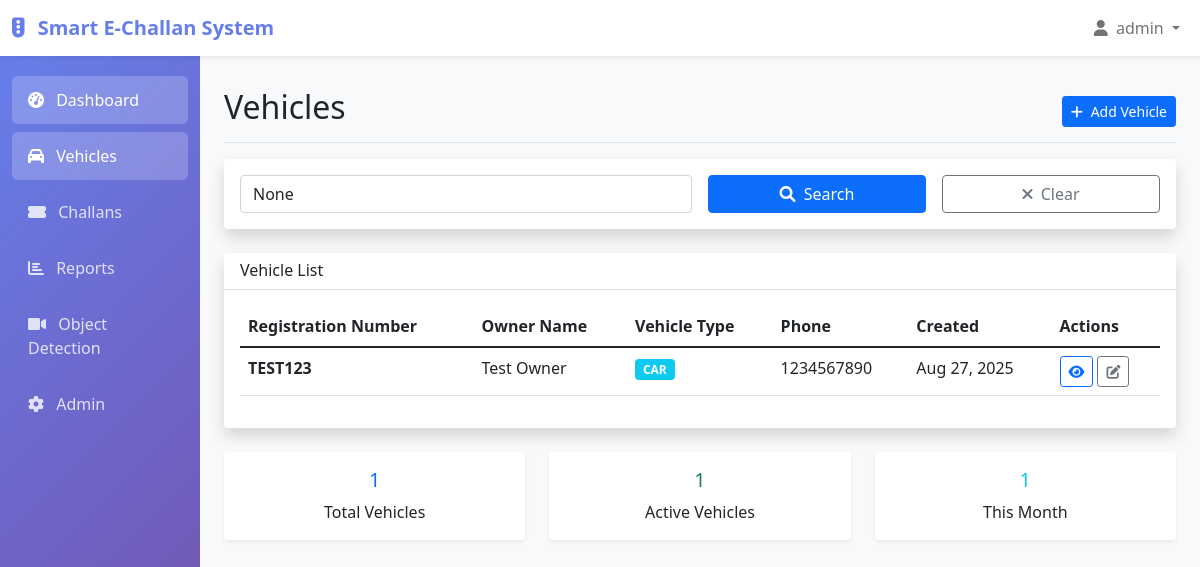
The app's page /challan/vehicles/ (signed in), older data.
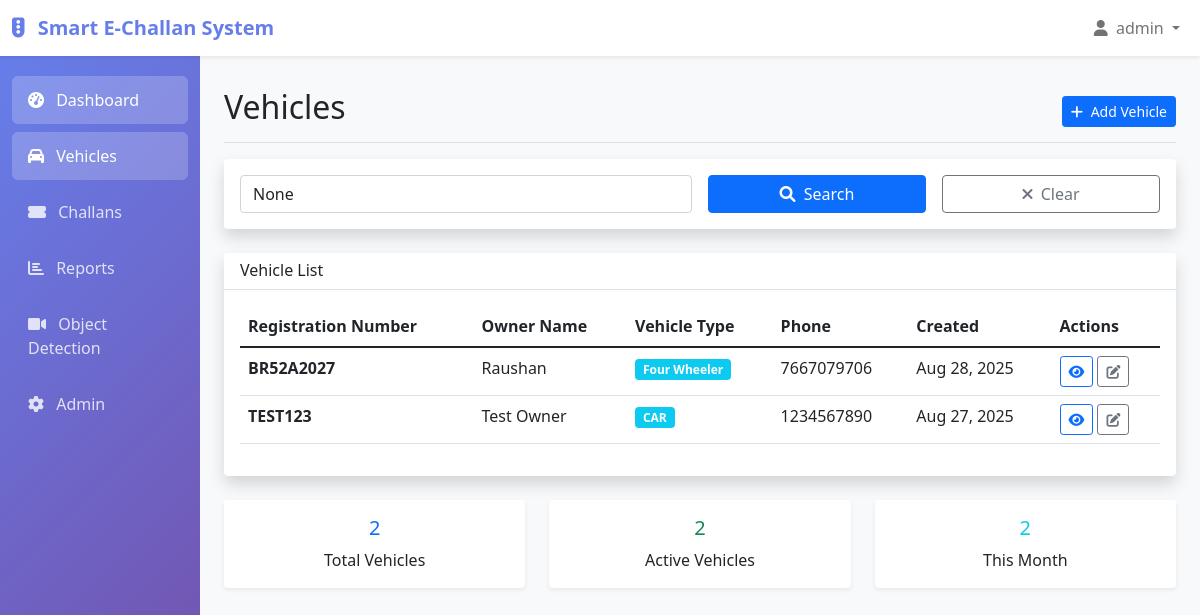
The same page, newer data.
### challan_app/models.py (models this page shows, shortened)
class Vehicle(models.Model):
    VEHICLE_TYPES = [
        ('2W', 'Two Wheeler'),
        ('4W', 'Four Wheeler'),
        ('CV', 'Commercial Vehicle'),
        ('HV', 'Heavy Vehicle'),
    ]
    id = models.UUIDField(primary_key=True, default=uuid.uuid4, editable=False)
    registration_number = models.CharField(max_length=20, unique=True)
    vehicle_type = models.CharField(max_length=2, choices=VEHICLE_TYPES)
    owner_name = models.CharField(max_length=100)
    owner_phone = models.CharField(max_length=15)
    owner_email = models.EmailField(blank=True, null=True)
    owner_address = models.TextField()
    created_at = models.DateTimeField(auto_now_add=True)
    updated_at = models.DateTimeField(auto_now=True)
    class Meta:
        db_table = 'vehicles'
        app_label = 'challan_app'

### challan_app/views.py (the view)
# urls.py: path('vehicles/', views.vehicle_list, name='vehicle_list'),
@login_required
def vehicle_list(request):
    vehicles = Vehicle.objects.all().order_by('-created_at')
    query = request.GET.get('q')
    if query:
        vehicles = vehicles.filter(
            Q(registration_number__icontains=query) |
            Q(owner_name__icontains=query) |
            Q(owner_phone__icontains=query)
        )
    paginator = Paginator(vehicles, 20)
    page_number = request.GET.get('page')
    page_obj = paginator.get_page(page_number)
    context = {
        'page_obj': page_obj,
        'query': query,
    }
    return render(request, 'challan_app/vehicle_list.html', context)

### templates/challan_app/vehicle_list.html (shortened to what this page needs)
{% extends 'base/base.html' %}  {% block content %}
<div
  class="d-flex justify-content-between flex-wrap flex-md-nowrap align-items-center pt-3 pb-2 mb-3 border-bottom"
>
  <h1 class="h2">Vehicles</h1>
  <div class="btn-toolbar mb-2 mb-md-0">
    <a
      href="{% url 'challan_app:vehicle_create' %}"
      class="btn btn-sm btn-primary"
    >
      <i class="fas fa-plus me-1"></i> Add Vehicle
    </a>
  </div>
</div>
<div class="card shadow mb-4">
  <div class="card-body">
    <form method="get" class="row g-3">
      <div class="col-md-6">
        <input
          type="text"
          class="form-control"
          name="q"
          value="{{ query }}"
          placeholder="Search by registration number, owner name, or phone..."
        />
      </div>
      <div class="col-md-3">
        <button type="submit" class="btn btn-primary w-100">
          <i class="fas fa-search me-1"></i> Search
        </button>
      </div>
      <div class="col-md-3">
        <a
          href="{% url 'challan_app:vehicle_list' %}"
          class="btn btn-outline-secondary w-100"
        >
          <i class="fas fa-times me-1"></i> Clear
        </a>
      </div>
    </form>
  </div>
</div>
<div class="card shadow">
  <div class="card-header">
    <h6 class="mb-0">Vehicle List</h6>
  </div>
  <div class="card-body">
    {% if page_obj %}
    <div class="table-responsive">
      <table class="table table-hover">
        <thead>
          <tr>
            <th>Registration Number</th>
            <th>Owner Name</th>
            <th>Vehicle Type</th>
            <th>Phone</th>
            <th>Created</th>
            <th>Actions</th>
          </tr>
        </thead>
        <tbody>
          {% for vehicle in page_obj %}
          <tr>
            <td>
              <strong>{{ vehicle.registration_number }}</strong>
            </td>
            <td>{{ vehicle.owner_name }}</td>
            <td>
              <span class="badge bg-info"
                >{{ vehicle.get_vehicle_type_display }}</span
              >
            </td>
            <td>{{ vehicle.owner_phone }}</td>
            <td>{{ vehicle.created_at|date:"M d, Y" }}</td>
            <td>
              <a
                href="{% url 'challan_app:vehicle_detail' vehicle.id %}"
                class="btn btn-sm btn-outline-primary"
              >
                <i class="fas fa-eye"></i>
              </a>
              <a
                href="{% url 'challan_app:vehicle_edit' vehicle.id %}"
                class="btn btn-sm btn-outline-secondary"
              >
                <i class="fas fa-edit"></i>
              </a>
            </td>
          </tr>
          {% endfor %}
        </tbody>
      </table>
    </div>
    {% endif %}
  </div>
</div>
<div class="row mt-4">
  <div class="col-md-4">
    <div class="card text-center">
      <div class="card-body">
        <h5 class="card-title text-primary">{{ page_obj.paginator.count }}</h5>
        <p class="card-text">Total Vehicles</p>
      </div>
    </div>
  </div>
  <div class="col-md-4">
    <div class="card text-center">
      <div class="card-body">
        <h5 class="card-title text-success">
          {{ page_obj.paginator.count|add:"0" }}
        </h5>
        <p class="card-text">Active Vehicles</p>
      </div>
    </div>
  </div>
  <div class="col-md-4">
    <div class="card text-center">
      <div class="card-body">
        <h5 class="card-title text-info">
          {{ page_obj.paginator.count|add:"0" }}
        </h5>
        <p class="card-text">This Month</p>
      </div>
    </div>
  </div>
</div>
{% endblock %}

### templates/base/base.html (shortened to what this page needs)
<!DOCTYPE html>
<html lang="en">
<head>
    <link href="https://cdn.jsdelivr.net/npm/bootstrap@5.1.3/dist/css/bootstrap.min.css" rel="stylesheet">
    <link href="https://cdnjs.cloudflare.com/ajax/libs/font-awesome/6.0.0/css/all.min.css" rel="stylesheet">
</head>
<body>
    <nav class="navbar navbar-expand-lg navbar-light bg-white shadow-sm">
        <div class="container-fluid">
            <a class="navbar-brand" href="{% url 'challan_app:dashboard' %}">
                <i class="fas fa-traffic-light me-2"></i>
                Smart E-Challan System
            </a>
            <div class="navbar-nav ms-auto">
                {% if user.is_authenticated %}
                    <div class="nav-item dropdown">
                        <a class="nav-link dropdown-toggle" href="#" id="navbarDropdown" role="button" data-bs-toggle="dropdown">
                            <i class="fas fa-user me-1"></i>
                            {{ user.get_full_name|default:user.username }}
                        </a>
                    </div>
                {% else %}
                    <a class="nav-link" href="{% url 'login' %}">Login</a>
                {% endif %}
            </div>
        </div>
    </nav>
    <div class="container-fluid">
        <div class="row">
            {% if user.is_authenticated %}
            <nav class="col-md-3 col-lg-2 d-md-block sidebar collapse">
                <div class="position-sticky pt-3">
                    <ul class="nav flex-column">
                        <li class="nav-item">
                            <a class="nav-link {% if request.resolver_match.app_name == 'challan_app' %}active{% endif %}"
                               href="{% url 'challan_app:dashboard' %}">
                                <i class="fas fa-tachometer-alt me-2"></i>
                                Dashboard
                            </a>
                        </li>
                        <li class="nav-item">
                            <a class="nav-link {% if 'vehicles' in request.path %}active{% endif %}"
                               href="{% url 'challan_app:vehicle_list' %}">
                                <i class="fas fa-car me-2"></i>
                                Vehicles
                            </a>
                        </li>
                        <li class="nav-item">
                            <a class="nav-link {% if 'challans' in request.path %}active{% endif %}"
                               href="{% url 'challan_app:challan_list' %}">
                                <i class="fas fa-ticket-alt me-2"></i>
                                Challans
                            </a>
                        </li>
                        <li class="nav-item">
                            <a class="nav-link {% if 'reports' in request.path %}active{% endif %}"
                               href="{% url 'challan_app:reports' %}">
                                <i class="fas fa-chart-bar me-2"></i>
                                Reports
                            </a>
                        </li>
                        <li class="nav-item">
                            <a class="nav-link {% if request.resolver_match.app_name == 'object_detection' %}active{% endif %}"
                               href="{% url 'object_detection:dashboard' %}">
                                <i class="fas fa-video me-2"></i>
                                Object Detection
                            </a>
                        </li>
                        <li class="nav-item">
                            <a class="nav-link" href="{% url 'admin:index' %}">
                                <i class="fas fa-cog me-2"></i>
                                Admin
                            </a>
                        </li>
                    </ul>
                </div>
            </nav>
            {% endif %}
            <main class="col-md-9 ms-sm-auto col-lg-10 px-md-4 main-content">
                <div class="pt-3">
                    {% block content %}{% endblock %}
                </div>
            </main>
        </div>
    </div>
</body>
</html>

### templates/base/base.html (style rules this page uses)
.sidebar { min-height: 100vh; background: linear-gradient(135deg, #667eea 0%, #764ba2 100%); }
.sidebar .nav-link { color: rgba(255, 255, 255, 0.8); padding: 0.75rem 1rem; border-radius: 0.375rem; margin: 0.25rem 0; }
.sidebar .nav-link.active { color: white; background-color: rgba(255, 255, 255, 0.2); }
.main-content { background-color: #f8f9fa; min-height: 100vh; }
.card { border: none; box-shadow: 0 0.125rem 0.25rem rgba(0, 0, 0, 0.075); }
.card-header { background-color: white; border-bottom: 1px solid #dee2e6; }
.navbar-brand { font-weight: 600; color: #667eea !important; }

Row changes from the older to the newer data that the page shows:
added Vehicle: registration_number "BR52A2027", owner_name "Raushan", vehicle_type "Four Wheeler", owner_phone "7667079706", created_at "Aug 28, 2025"
Text that changed along with them:
{{ page_obj.paginator.count }}: "1" → "2"
{{ page_obj.paginator.count|add:"0" }}: "1" → "2"
